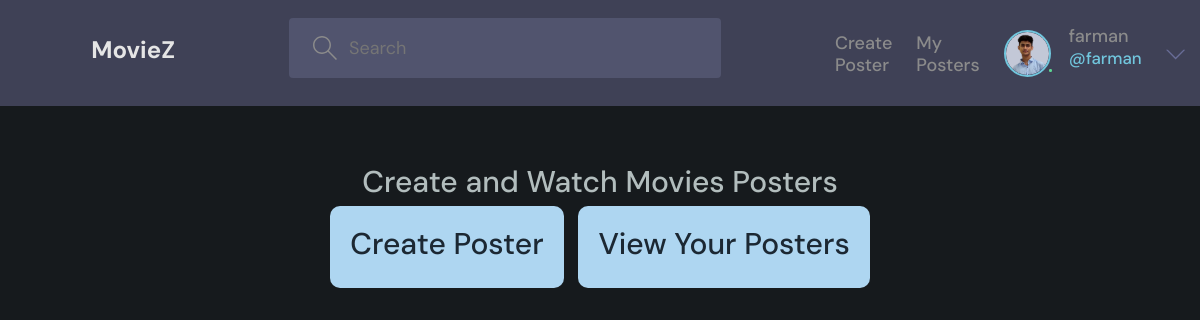
Screenshot of / (signed in) with the database file from the repository.
### accounts/models.py (models this page shows, shortened)
class User(AbstractUser):
    ROLE_CHOICES = [
        ('member', 'Member'),
        ('admin', 'Admin')
    ]
    username=models.CharField(max_length=30)
    email = models.EmailField(unique=True, null=True)
    role = models.CharField(max_length= 30, choices = ROLE_CHOICES, default='member')
    photo = models.ImageField(upload_to='profile/%Y', null=True,blank=True, default='default.png')
    bio = models.TextField(null=True,blank=True)
    USERNAME_FIELD = 'email'
    REQUIRED_FIELDS = ['username']

### base/views.py (the view)
# urls.py: path('', views.home, name='home'),
def home(request):
    posters = MoviePoster.objects.all().order_by('-created_at')
    data ={
        'posters':posters,
    }
    return render(request, 'base/home.html',data)

### templates/base/home.html
{% extends 'main.html' %}
{% load static %}
{% block content %}
<br>
<br>
<center>
<div>
    <h1>Create and Watch Movies Posters</h1>
<a style="background-color:#AED6F1;color:#1C2833;padding:20px; border-radius:10px; margin-right:10px;"
href=" {% url 'create-poster' %}"><h1>Create Poster</h1> </a>
<a style="background-color:#AED6F1;color:#1C2833;padding:20px; border-radius:10px;"
href=" {% url 'posters' %}"><h1>View Your Posters</h1></a>
</div>
</center>
{% endblock content %}

### templates/inc/header.html (shortened to what this page needs)
{% load static %}
<header class="header header--loggedIn">
    <div class="container">
      <a href="/" class="header__logo">
        <h1>MovieZ</h1>
      </a>
      {% if user.is_authenticated %}
      <form class="header__search" action="{% url 'posters' %}" method="GET">
        <label>
          <input name='q' placeholder="Search " />
        </label>
      </form>
      {% endif %}
      <nav class="header__menu">
        {% if request.user.is_authenticated %}
        <div class="header__user">
          <a href="{% url 'create-poster' %}" style="margin-top:15px">
            <p>Create Poster</p>
          </a>
          <a href="{% url 'posters' %}" style="margin-top:15px">
            <p>My Posters</p>
          </a>
          <a href="{% url 'user-profile' user.id %}">
            <div class="avatar avatar--medium active">
              <img src="{{user.photo.url}}" />
            </div>
            <p>{{user.username}}<span>@{{user.username}}</span></p>
          </a>
          <button class="dropdown-button">
            <svg version="1.1" xmlns="http://www.w3.org/2000/svg" width="32" height="32" viewBox="0 0 32 32">
              <title>chevron-down</title>
              <path d="M16 21l-13-13h-3l16 16 16-16h-3l-13 13z"></path>
            </svg>
          </button>
        </div>
        {% else %}
        <a href="{% url 'login' %}">
          <img src="{% static 'images/avatar.svg' %}" />
          <p>Login</p>
        </a>
        {% endif %}
      </nav>
    </div>
  </header>

### moviez/static/css/base.css (style rules this page uses)
:root { --primary: #232730; --secondary: #3a3e45; --white: #888787; --accent: #e56237; }
body { background-color: var(--primary); color: #fff; }
a { color: #fff; }

### moviez/static/css/style.css (style rules this page uses)
:root { --color-main: #71c6dd; --color-main-light: #e1f6fb; --color-dark: #3f4156; --color-dark-medium: #51546e; --color-dark-light: #696d97; --color-light: #e5e5e5; --color-gray: #8b8b8b; --color-light-gray: #b2bdbd; --color-bg: #161a1d; --color-success: #5dd693; --color-error: #fc4b0b; }
* { font-family: "DM Sans", -apple-system, BlinkMacSystemFont, "Segoe UI", Roboto, Oxygen, Ubuntu, Cantarell, "Open Sans", "Helvetica Neue", sans-serif; margin: 0; padding: 0; box-sizing: border-box; text-rendering: optimizeLegibility; font-size: inherit; }
html { font-size: 70%; }
@media only screen and (min-width: 1200px) { html { font-size: 75%; } }
body { line-height: 1.6; font-weight: 400; font-size: 1.5rem; color: var(--color-light-gray); background-color: var(--color-bg); min-height: 100vh; }
a { display: inline-block; color: var(--color-main); text-decoration: none; }
.container { max-width: 120rem; width: 90%; margin: auto; }
.avatar { position: relative; display: inline-block; border-radius: 50%; border: 2px solid var(--color-main); }
.avatar img { display: block; border-radius: 50%; object-fit: cover; object-position: center; }
.avatar::after { content: ""; display: block; position: absolute; background-color: var(--color-gray); z-index: 111; border-radius: 50%; border: 0.3rem solid var(--color-dark); }
.avatar.active::after { background-color: var(--color-success); }
.avatar.avatar--medium img { width: 3.6rem; height: 3.6rem; border-radius: 50%; }
.avatar.avatar--medium:after { width: 0.7rem; height: 0.7rem; bottom: 0px; right: -6px; }
.header { padding: 1.5rem; background-color: var(--color-dark); }
.header > .container { display: flex; gap: 9.5rem; }
.header__logo, .header__user { display: flex; gap: 2rem; align-items: center; }
.header__logo > h1 { font-weight: 700; font-size: 2rem; color: var(--color-light); }
.header__search > label { background-color: var(--color-dark-medium); padding: 1.3rem 1rem; display: flex; align-items: center; gap: 1rem; border-radius: 4px; }
.header__search svg { fill: var(--color-gray); width: 2rem; height: 2rem; margin-left: 1rem; }
.header__search input { width: 30rem; background: transparent; border: none; outline: none; color: var(--color-light); }
.header__menu { margin-left: auto; position: relative; }
.header__menu a { display: flex; gap: 1.5rem; align-items: center; font-weight: 500; text-decoration: none; color: var(--color-gray); }
.header__menu img { height: 3.6rem; }
.header__menu p { line-height: 1.2; }
.header__menu span { color: var(--color-main); font-weight: 500; font-size: 1.4rem; display: block; }
.header__menu svg { width: 1.6rem; height: 1.6rem; fill: var(--color-dark-light); }
.dropdown-button { background: transparent; border: 0; outline: 0; cursor: pointer; }

### rows the page displays
User: photo (picture), username "farman"
